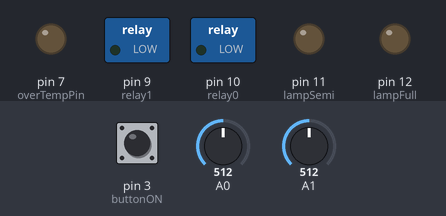
A sketch run on a simulated Arduino Uno, built with avr-gcc and run on an emulated ATmega328P. Parts: switched loads named in the sketch (green lamp = pin HIGH), output pins drawn as LEDs (lit = HIGH). Dashed ring = blinking. The inputs (shaded band) are chosen by the test bench; at power-on: pin 3 (buttonON) HIGH, A1 = 512, A0 = 512. What the sketch prints to the serial monitor is not drawn.

Above: at 1.2 s.
1.3 s: pin 3 (buttonON) pulled LOW for 0.15 s
At 1.6 s:
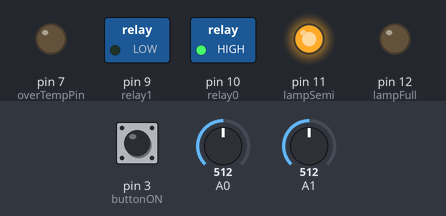
4.4 s: A1 set to 200
7.4 s: A1 set to 170
At 8.0 s:
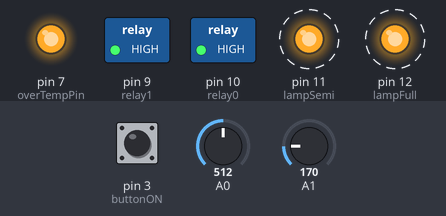
10.4 s: pin 3 (buttonON) pulled LOW for 1 s
At 11.1 s:
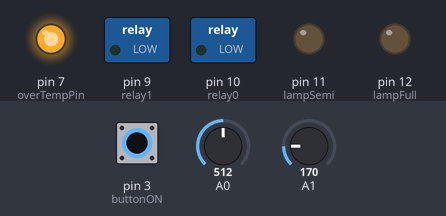
12.9 s: pin 3 (buttonON) pulled LOW for 0.15 s
At 14.1 s:
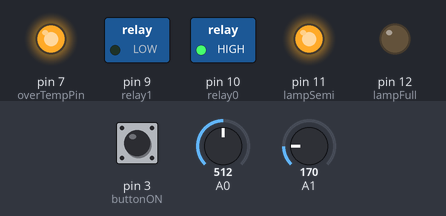
15.9 s: pin 3 (buttonON) pulled LOW for 3.2 s
At 17.3 s:
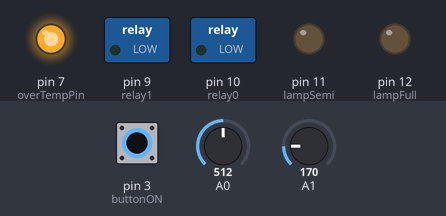
Timing chart, 0 to 18.9 s (numbered marks = the images above; inputs shaded):
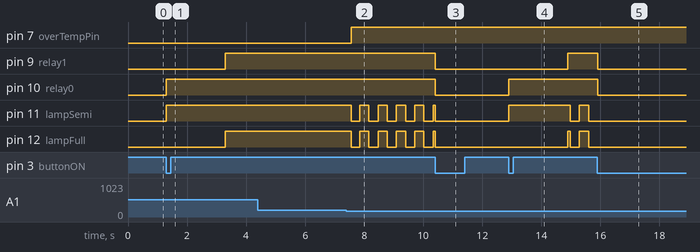

The sketch:

sketch_may02a.ino
```cpp
#include <TimerOne.h>
#include <MsTimer2.h>
#include <Button.h>


//------------------------------------------
//подключение входных выводов
#define buttonON  3
//подключенеи выходных выводов
#define relay0      10
#define relay1      9
#define led0        10
#define lampSemi    11
#define lampFull    12
#define overTempPin  7

#define OVERHEAT    24000 //36.6 град
#define COOLSTATE   29000 //23 град

#define POWER_OFF 0
#define POWER_SEMI 1
#define POWER_ON  2
#define CAPASITOR_CHARGE_TIME_MS 2000   // время зарядки (мс)
#define SIGNAL_LEVEL_TO_OFF 500 //сигнал при котором нет автоотключения
#define TIME_TO_OFF         600000  //time to off (ms)
//------------------------------------------
Button btn(buttonON);
volatile bool overheat_flag = false;
volatile unsigned long TempM;
volatile unsigned long TempS;
volatile bool light_flag = false;
//------------------------------------------
void setup()
{
  pinMode(relay0, OUTPUT);
  pinMode(relay1, OUTPUT);
  pinMode(lampSemi, OUTPUT);
  pinMode(lampFull, OUTPUT);
  pinMode(led0, OUTPUT);
  pinMode(overTempPin, OUTPUT);
  btn.begin();
  pinMode(A1, INPUT);
  pinMode(A0, INPUT);
  digitalWrite(A1, HIGH);//вкл подтягивающих резисторов

  MsTimer2::set(10, Timer10); //таймер 10 мсек
  MsTimer2::start();
  Serial.begin(115200);
  Serial.print("\r\nDevice started !\r\n");
}
//------------------------------------------------
/* it return:
POWER_OFF, POWER_SEMI or POWER_ON
*/
int power_state_machine()
{
  static unsigned long timePoint;
  static unsigned long last_input_inpuls;
  static unsigned int state = POWER_OFF;
  unsigned long line_input;
  bool isButtonPressed = btn.pressed();
  switch(state)
  {
    case POWER_OFF:
      if (isButtonPressed)
      {
        state =  POWER_SEMI;
        Serial.print("\r\nSEMI POWER");
        timePoint = millis();
      }
      break;

    case POWER_SEMI:
      if (millis()-timePoint > CAPASITOR_CHARGE_TIME_MS)
      {
        state = POWER_ON;
        last_input_inpuls = millis();
        Serial.print("\r\nPOWER ON");
      }
      break;

    case POWER_ON:
      if (isButtonPressed)
      {
        state =  POWER_OFF;
        Serial.print("\r\nPOWER OFF");
      }
      //line input detect
      line_input = (unsigned long)analogRead(A0); //чтение линейного входа
      //раскомментировать чтобы видеть значения сигнала линейного входа
      //Serial.print("\nLine Input ="); Serial.print(line_input);
      if (line_input > SIGNAL_LEVEL_TO_OFF)
      {
        last_input_inpuls = millis();
        Serial.print("\nPower Off timer restart");
      }

  if (millis() - last_input_inpuls > TIME_TO_OFF)
  {
    Serial.print("\nSLEEP mode inter");
    state =POWER_OFF;
  }
      break;
  }
  return (state);
}

//------------------------------------------
void loop()
{
  TempM = (unsigned long)analogRead(A1) << 7; //чтение термодатчиков
  unsigned long AverM = TempS - (TempS >> 7) + (TempM >> 7); //экспотенциальный фильтр
  TempS = AverM;
// раскомменть чтобы видеть температурные значения
  //Serial.print("\ntemperature ="); Serial.print(TempS);
  if (TempS < OVERHEAT)
    overheat_flag = true;
  if (TempS > COOLSTATE)
    overheat_flag = false;

  int ledlight = power_state_machine();

  if (ledlight == POWER_ON)
  {
    digitalWrite(relay0, 1);
    digitalWrite(relay1, 1);
    if (overheat_flag)
    {
      digitalWrite(lampFull, light_flag);
      digitalWrite(lampSemi, light_flag);
      digitalWrite(overTempPin, 1);
    }
    else
    {
      digitalWrite(lampFull, 1);
      digitalWrite(lampSemi, 1);
      digitalWrite(overTempPin, 0);
    }
  }
  if (ledlight == POWER_SEMI)
  {
    digitalWrite(lampFull, 0);
    digitalWrite(lampSemi, 1);
    digitalWrite(relay0, 1);
    digitalWrite(relay1, 0);
  }
  if (ledlight == POWER_OFF)
  {
    digitalWrite(lampFull, 0);
    digitalWrite(lampSemi, 0);
    digitalWrite(relay0, 0);
    digitalWrite(relay1, 0);
  }
}
//------------------------------------------
void Timer10()
{
  #define CNT_LIGHT 30
  #define CNT_DARK  30
  static int light= CNT_LIGHT;
  static int dark = CNT_DARK;
  if (overheat_flag)
  {
    if (light_flag)
    {
      if (!light--)
      {
        light_flag = false;
        light= CNT_LIGHT;
        //digitalWrite(lampFull, 0);
      }
    }
    else
    {
      if (!dark--)
      {
        light_flag = true;
        dark = CNT_DARK;
        //digitalWrite(lampFull, 1);
      }
    }
  }
}
```

Measured:
- the behaviour switches between 187 and 186 on A1 (found by bisection; images 1 and 2)
- after the input at 1.3 s, pin 9 (relay1), pin 12 (lampFull): LOW → HIGH after 2.0 s; pin 10 (relay0), pin 11 (lampSemi): LOW → HIGH at once
- after the input at 7.4 s, pin 7 (overTempPin): LOW → HIGH after 0.15 s; pin 11 (lampSemi), pin 12 (lampFull): alternates HIGH for 0.31 s and LOW for 0.31 s, starting after 0.15 s
- after the input at 10.4 s, pin 9 (relay1), pin 10 (relay0): HIGH → LOW at once
- after the input at 12.9 s, pin 9 (relay1): LOW → HIGH after 2.0 s; pin 10 (relay0): LOW → HIGH at once; pin 11 (lampSemi): LOW → HIGH at once, → LOW 2.1 s later, → HIGH 0.31 s later, → LOW 0.31 s later; pin 12 (lampFull): LOW → HIGH after 2.0 s, → LOW 0.08 s later, → HIGH 0.31 s later, → LOW 0.31 s later
- after the input at 15.9 s, pin 9 (relay1), pin 10 (relay0): HIGH → LOW at once; pin 11 (lampSemi), pin 12 (lampFull): stops changing and stays LOW
